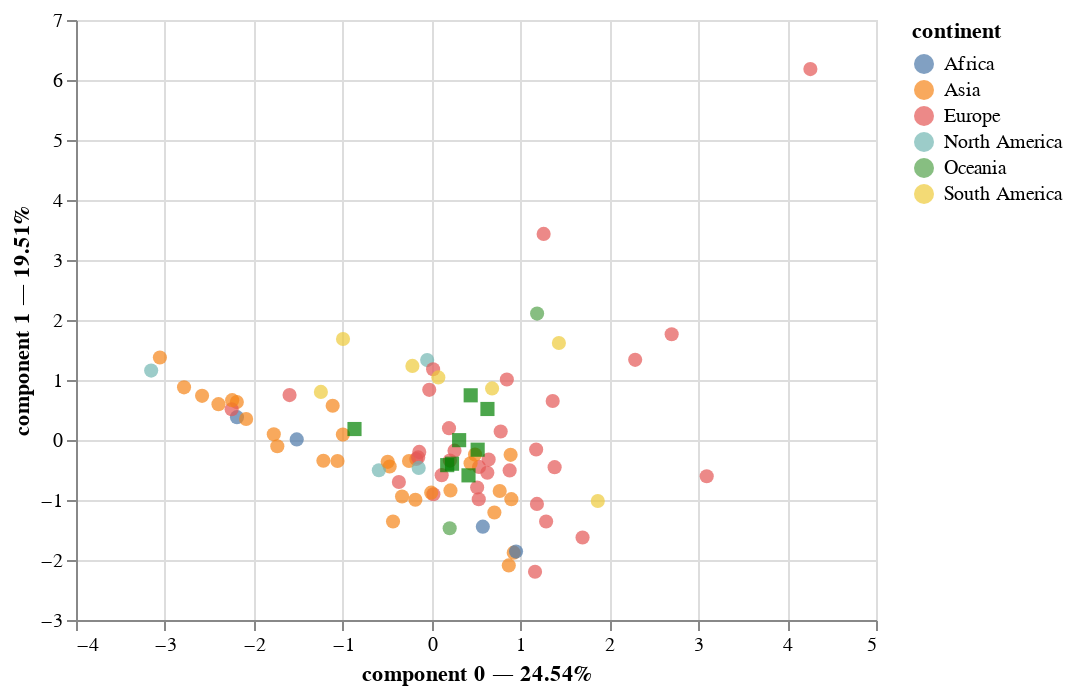

Write notebook code for a chart like this one.
### Markdown cell above
The row and column coordinates be visualized together with a scatter chart.

### Code cell
pca.plot(
    dataset,
    x_component=0,
    y_component=1,
    color_by='continent',
    show_rows=True,
    show_columns=True
)

### Figure 1 — Vega-Lite specification as saved in the notebook (floating-point values rounded to 4 significant figures)
{"config": {"view": {"continuousWidth": 400, "continuousHeight": 300}}, "layer": [{"mark": {"type": "circle", "size": 50}, "encoding": {"color": {"field": "continent", "type": "nominal"}, "tooltip": [{"field": "continent", "type": "nominal"}, {"field": "country", "type": "nominal"}, {"field": "component 0", "type": "quantitative"}, {"field": "component 1", "type": "quantitative"}], "x": {"axis": {"title": "component 0 — 24.54%"}, "field": "component 0", "scale": {"zero": false}, "type": "quantitative"}, "y": {"axis": {"title": "component 1 — 19.51%"}, "field": "component 1", "scale": {"zero": false}, "type": "quantitative"}}, "selection": {"selector001": {"type": "interval", "bind": "scales", "encodings": ["x", "y"]}}}, {"data": {"name": "data-4fcfa79558d5f9e81c4e2de6a2438c64"}, "mark": {"type": "square", "color": "green", "size": 50}, "encoding": {"tooltip": [{"field": "variable", "type": "nominal"}], "x": {"field": "component 0", "scale": {"zero": false}, "type": "quantitative"}, "y": {"field": "component 1", "scale": {"zero": false}, "type": "quantitative"}}}], "data": {"name": "data-61a6db8701da35d4812628e164ee0523"}, "$schema": "https://vega.github.io/schema/vega-lite/v4.17.0.json", "datasets": {"data-61a6db8701da35d4812628e164ee0523": [{"continent": "Africa", "country": "Algeria", "component 0": -2.189, "component 1": 0.3802, "component 2": -0.3886}, {"continent": "South America", "country": "Argentina", "component 0": -1.245, "component 1": 0.8019, "component 2": -0.3895}, {"continent": "Oceania", "country": "Australia", "component 0": 0.204, "component 1": -1.47, "component 2": 0.5318}, {"continent": "Europe", "country": "Austria", "component 0": 0.8471, "component 1": 1.008, "component 2": -0.522}, {"continent": "Asia", "country": "Azerbaijan", "component 0": -2.191, "component 1": 0.6323, "component 2": -0.3655}, {"continent": "Asia", "country": "Bangladesh", "component 0": -2.397, "component 1": 0.5979, "component 2": 0.4047}, {"continent": "Europe", "country": "Belarus", "component 0": -2.249, "component 1": 0.513, "component 2": -0.1147}, {"continent": "Europe", "country": "Belgium", "component 0": 0.513, "component 1": -0.7919, "component 2": -0.4008}, {"continent": "South America", "country": "Brazil", "component 0": 1.433, "component 1": 1.617, "component 2": -0.7259}, {"continent": "Europe", "country": "Bulgaria", "component 0": 1.185, "component 1": -1.066, "component 2": 1.77}, {"continent": "North America", "country": "Canada", "component 0": -0.04936, "component 1": 1.331, "component 2": 0.01847}, {"continent": "South America", "country": "Chile", "component 0": 1.87, "component 1": -1.017, "component 2": -0.4074}, {"continent": "Asia", "country": "China", "component 0": 0.8977, "component 1": -0.9863, "component 2": 2.364}, {"continent": "South America", "country": "Colombia", "component 0": -0.2155, "component 1": 1.235, "component 2": 0.1062}, {"continent": "Europe", "country": "Croatia", "component 0": -0.02605, "component 1": 0.8354, "component 2": -0.7743}, {"continent": "Asia", "country": "Cyprus", "component 0": 0.8688, "component 1": -2.09, "component 2": -2.696}, {"continent": "Europe", "country": "Czechia", "component 0": 0.6274, "component 1": -0.5459, "component 2": 2.071}, {"continent": "Europe", "country": "Denmark", "component 0": 3.095, "component 1": -0.6041, "component 2": -2.603}, {"continent": "South America", "country": "Ecuador", "component 0": 0.6809, "component 1": 0.8603, "component 2": -1.482}, {"continent": "Africa", "country": "Egypt", "component 0": -1.517, "component 1": 0.009928, "component 2": -0.5179}, {"continent": "Europe", "country": "Estonia", "component 0": 0.8786, "component 1": -0.5074, "component 2": 1.973}, {"continent": "Europe", "country": "Finland", "component 0": 2.291, "component 1": 1.336, "component 2": 0.4413}, {"continent": "Europe", "country": "France", "component 0": 1.177, "component 1": -0.159, "component 2": 1.3}, {"continent": "Europe", "country": "Germany", "component 0": 1.699, "component 1": -1.624, "component 2": -0.2701}, {"continent": "Europe", "country": "Greece", "component 0": 1.164, "component 1": -2.196, "component 2": -1.261}, {"continent": "Asia", "country": "Hong Kong", "component 0": -0.1821, "component 1": -0.996, "component 2": -0.8217}, {"continent": "Europe", "country": "Hungary", "component 0": -0.1717, "component 1": -0.3172, "component 2": 0.4412}, {"continent": "Europe", "country": "Iceland", "component 0": 4.262, "component 1": 6.182, "component 2": -0.04945}, {"continent": "Asia", "country": "India", "component 0": 0.7068, "component 1": -1.208, "component 2": 1.892}, {"continent": "Asia", "country": "Indonesia", "component 0": -0.2534, "component 1": -0.3506, "component 2": 1.001}, {"continent": "Asia", "country": "Iran", "component 0": -2.243, "component 1": 0.6641, "component 2": -0.2753}, {"continent": "Asia", "country": "Iraq", "component 0": -1.058, "component 1": -0.3504, "component 2": -1.55}, {"continent": "Europe", "country": "Ireland", "component 0": 0.5337, "component 1": -0.4486, "component 2": -1.819}, {"continent": "Asia", "country": "Israel", "component 0": -0.4336, "component 1": -1.359, "component 2": -0.009822}, {"continent": "Europe", "country": "Italy", "component 0": 0.531, "component 1": -0.9881, "component 2": -0.6555}, {"continent": "Asia", "country": "Japan", "component 0": 0.9245, "component 1": -1.877, "component 2": 0.5625}, {"continent": "Asia", "country": "Kazakhstan", "component 0": -0.4712, "component 1": -0.4409, "component 2": 2.215}, {"continent": "Asia", "country": "Kuwait", "component 0": -1.775, "component 1": 0.09643, "component 2": -0.8635}, {"continent": "Europe", "country": "Latvia", "component 0": 0.01728, "component 1": 1.179, "component 2": -1.011}, {"continent": "Europe", "country": "Lithuania", "component 0": -0.1504, "component 1": -0.2897, "component 2": -1.516}, {"continent": "Europe", "country": "Luxembourg", "component 0": 0.02048, "component 1": -0.9037, "component 2": -2.002}, {"continent": "Asia", "country": "Malaysia", "component 0": -0.9976, "component 1": 0.09023, "component 2": 0.3727}, {"continent": "North America", "country": "Mexico", "component 0": -0.5928, "component 1": -0.5045, "component 2": -0.5464}, {"continent": "Africa", "country": "Morocco", "component 0": 0.9506, "component 1": -1.86, "component 2": -0.4743}, {"continent": "Europe", "country": "Netherlands", "component 0": -0.3677, "component 1": -0.7008, "component 2": -0.7818}, {"continent": "Oceania", "country": "New Zealand", "component 0": 1.187, "component 1": 2.107, "component 2": -0.5611}, {"continent": "Europe", "country": "North Macedonia", "component 0": 0.2063, "component 1": -0.3429, "component 2": 0.9266}, {"continent": "Europe", "country": "Norway", "component 0": 1.261, "component 1": 3.434, "component 2": 0.02986}, {"continent": "Asia", "country": "Oman", "component 0": -2.086, "component 1": 0.3507, "component 2": -0.5927}, {"continent": "Asia", "country": "Pakistan", "component 0": -1.112, "component 1": 0.5706, "component 2": 0.5736}, {"continent": "South America", "country": "Peru", "component 0": 0.07634, "component 1": 1.043, "component 2": -0.7442}, {"continent": "Asia", "country": "Philippines", "component 0": 0.8894, "component 1": -0.2469, "component 2": 0.5588}, {"continent": "Europe", "country": "Poland", "component 0": 0.1137, "component 1": -0.5858, "component 2": 1.228}, {"continent": "Europe", "country": "Portugal", "component 0": 1.384, "component 1": -0.4525, "component 2": -1.753}, {"continent": "Asia", "country": "Qatar", "component 0": -2.582, "component 1": 0.7364, "component 2": -0.1458}, {"continent": "Europe", "country": "Romania", "component 0": 0.2583, "component 1": -0.1779, "component 2": 0.2081}, {"continent": "Europe", "country": "Russia", "component 0": -1.598, "component 1": 0.7482, "component 2": 0.8399}, {"continent": "Asia", "country": "Saudi Arabia", "component 0": -1.217, "component 1": -0.3452, "component 2": -1.408}, {"continent": "Asia", "country": "Singapore", "component 0": -0.332, "component 1": -0.9424, "component 2": -2.208}, {"continent": "Europe", "country": "Slovakia", "component 0": 0.1962, "component 1": 0.1971, "component 2": 1.615}, {"continent": "Europe", "country": "Slovenia", "component 0": 0.7777, "component 1": 0.1412, "component 2": 1.018}, {"continent": "Africa", "country": "South Africa", "component 0": 0.5767, "component 1": -1.444, "component 2": 2.929}, {"continent": "Asia", "country": "South Korea", "component 0": 0.2126, "component 1": -0.8403, "component 2": 0.904}, {"continent": "Europe", "country": "Spain", "component 0": 1.289, "component 1": -1.359, "component 2": -1.04}, {"continent": "Asia", "country": "Sri Lanka", "component 0": 0.7668, "component 1": -0.8498, "component 2": -0.9379}, {"continent": "Europe", "country": "Sweden", "component 0": 2.701, "component 1": 1.763, "component 2": 0.6496}, {"continent": "Europe", "country": "Switzerland", "component 0": 1.363, "component 1": 0.6501, "component 2": 0.3609}, {"continent": "Asia", "country": "Taiwan", "component 0": -0.004198, "component 1": -0.8782, "component 2": 1.028}, {"continent": "Asia", "country": "Thailand", "component 0": -0.4933, "component 1": -0.3635, "component 2": -0.481}, {"continent": "North America", "country": "Trinidad and Tobago", "component 0": -3.154, "component 1": 1.157, "component 2": 0.396}, {"continent": "Asia", "country": "Turkey", "component 0": 0.4891, "component 1": -0.2428, "component 2": 0.5178}, {"continent": "Asia", "country": "Turkmenistan", "component 0": -2.785, "component 1": 0.8778, "component 2": 0.04177}, {"continent": "Europe", "country": "Ukraine", "component 0": -0.1382, "component 1": -0.198, "component 2": 2.692}, {"continent": "Asia", "country": "United Arab Emirates", "component 0": -1.735, "component 1": -0.1046, "component 2": -0.5343}, {"continent": "Europe", "country": "United Kingdom", "component 0": 0.6424, "component 1": -0.3263, "component 2": -0.8481}, {"continent": "North America", "country": "United States", "component 0": -0.1445, "component 1": -0.4651, "component 2": 0.04667}, {"continent": "Asia", "country": "Uzbekistan", "component 0": -3.056, "component 1": 1.376, "component 2": 0.7986}, {"continent": "South America", "country": "Venezuela", "component 0": -0.996, "component 1": 1.683, "component 2": -0.2476}, {"continent": "Asia", "country": "Vietnam", "component 0": 0.439, "component 1": -0.3888, "component 2": 1.969}], "data-4fcfa79558d5f9e81c4e2de6a2438c64": [{"variable": "coal", "component 0": 0.2302, "component 1": -0.3955, "component 2": 0.7407}, {"variable": "oil", "component 0": 0.1762, "component 1": -0.4189, "component 2": -0.7379}, {"variable": "gas", "component 0": -0.8669, "component 1": 0.183, "component 2": -0.09686}, {"variable": "nuclear", "component 0": 0.3103, "component 1": -0.002598, "component 2": 0.4006}, {"variable": "hydro", "component 0": 0.4404, "component 1": 0.7448, "component 2": -0.01637}, {"variable": "wind", "component 0": 0.5187, "component 1": -0.1615, "component 2": -0.3646}, {"variable": "solar", "component 0": 0.4157, "component 1": -0.5893, "component 2": 0.001012}, {"variable": "other renewables", "component 0": 0.6288, "component 1": 0.5169, "component 2": -0.08411}]}}
